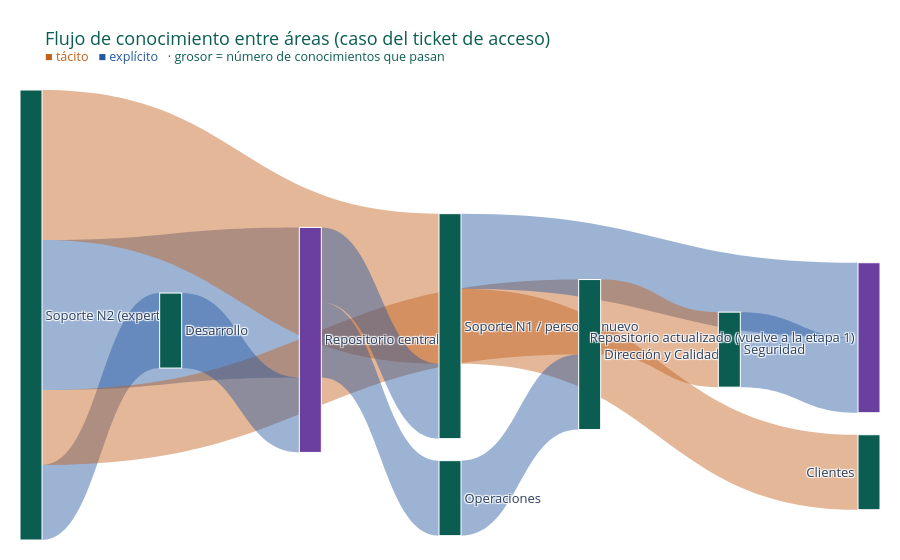

Notebook code for this chart:
### Markdown cell above
## 3. Sankey: cómo viaja el conocimiento entre áreas
Un diagrama de Sankey muestra **flujos**: cada banda va de un área origen a un área destino y su grosor indica **cuántos conocimientos distintos** pasan por ese camino en nuestro caso del ticket de acceso.

El color de la banda indica el **tipo de conocimiento**: 🟧 naranja = tácito, 🟦 azul = explícito.
Es **interactivo**: si pasas el mouse sobre una banda, Colab te dice qué conocimiento es.

Las correcciones y la política nueva llegan a un nodo final, **"Repositorio actualizado"**, en lugar de regresar al inicio: así el diagrama se lee de izquierda a derecha y se ve que el ciclo se cierra y vuelve a empezar en la etapa 1.

### Code cell
# Cada flujo: (área origen, área destino, conocimiento que se pasa, tipo)
flujos = [
    ("Soporte N2 (experta)", "Repositorio central", "Guía con síntoma, causa y solución", "Explícito"),
    ("Soporte N2 (experta)", "Repositorio central", "Notas y logs del ticket", "Explícito"),
    ("Soporte N2 (experta)", "Soporte N1 / personal nuevo", "Forma de razonar el diagnóstico (junta diaria)", "Tácito"),
    ("Soporte N2 (experta)", "Soporte N1 / personal nuevo", "Acompañamiento en pareja", "Tácito"),
    ("Soporte N2 (experta)", "Desarrollo", "Reporte del error en el módulo de acceso", "Explícito"),
    ("Soporte N2 (experta)", "Dirección y Calidad", "Lecciones aprendidas en la retrospectiva", "Tácito"),
    ("Desarrollo", "Repositorio central", "Nota técnica del cambio en el módulo", "Explícito"),
    ("Repositorio central", "Soporte N1 / personal nuevo", "Guía encontrada con el buscador", "Explícito"),
    ("Repositorio central", "Operaciones", "Procedimiento para el runbook", "Explícito"),
    ("Soporte N1 / personal nuevo", "Clientes", "Solución adaptada al ambiente del cliente", "Tácito"),
    ("Soporte N1 / personal nuevo", "Repositorio actualizado (vuelve a la etapa 1)", "Corrección de un paso desactualizado", "Explícito"),
    ("Operaciones", "Dirección y Calidad", "Indicadores de tickets resueltos", "Explícito"),
    ("Dirección y Calidad", "Seguridad", "Decisión de cambiar la política de contraseñas", "Tácito"),
    ("Seguridad", "Repositorio actualizado (vuelve a la etapa 1)", "Política de rotación actualizada", "Explícito"),
]

# Juntamos los flujos que tienen mismo origen, destino y tipo para que formen una sola banda más gruesa
agrupados = {}
for origen, destino, que, tipo in flujos:
    clave = (origen, destino, tipo)
    agrupados.setdefault(clave, []).append(que)            # guardamos la lista de conocimientos de esa banda

# Plotly necesita que cada área sea un número (índice), así que hacemos la lista de nodos
nodos = list(dict.fromkeys([f[0] for f in flujos] + [f[1] for f in flujos]))   # áreas sin repetir, en orden
indice = {nombre: i for i, nombre in enumerate(nodos)}

color_banda = {"Tácito": "rgba(192,97,27,0.45)", "Explícito": "rgba(36,87,160,0.45)"}   # naranja / azul transparentes
color_nodo = [IAB if n.startswith("Repositorio") else VERDE for n in nodos]              # el repositorio va en morado

fig = go.Figure(go.Sankey(
    arrangement="snap",
    node=dict(label=nodos, color=color_nodo, pad=22, thickness=22,
              line=dict(color="white", width=1)),
    link=dict(
        source=[indice[o] for (o, d, t) in agrupados],          # de dónde sale cada banda
        target=[indice[d] for (o, d, t) in agrupados],          # a dónde llega
        value=[len(v) for v in agrupados.values()],             # grosor = número de conocimientos
        color=[color_banda[t] for (o, d, t) in agrupados],      # color según tácito / explícito
        customdata=[f"<b>{t}</b><br>" + "<br>".join("• " + x for x in v) for (o, d, t), v in agrupados.items()],
        hovertemplate="%{source.label} → %{target.label}<br>%{customdata}<extra></extra>",  # texto al pasar el mouse
    ),
))
fig.update_layout(
    title=dict(text="Flujo de conocimiento entre áreas (caso del ticket de acceso)<br>"
                    "<sup><span style='color:#C0611B'>■ tácito</span>   <span style='color:#2457A0'>■ explícito</span>"
                    "   · grosor = número de conocimientos que pasan</sup>", font=dict(size=18, color=VERDE)),
    font=dict(size=13), height=560, margin=dict(l=20, r=20, t=90, b=20), paper_bgcolor="white",
)
fig.show()

# Conteo rápido de cuántos conocimientos de cada tipo circulan
tacitos = sum(1 for f in flujos if f[3] == "Tácito")
print(f"Conocimientos tácitos que circulan: {tacitos}  |  explícitos: {len(flujos) - tacitos}")

### Figure 1 — Plotly figure (JSON) as saved in the notebook; plotly's stock layout.template omitted (floating-point values rounded to 4 significant figures)
{"data": [{"arrangement": "snap", "link": {"color": ["rgba(36,87,160,0.45)", "rgba(192,97,27,0.45)", "rgba(36,87,160,0.45)", "rgba(192,97,27,0.45)", "rgba(36,87,160,0.45)", "rgba(36,87,160,0.45)", "rgba(36,87,160,0.45)", "rgba(192,97,27,0.45)", "rgba(36,87,160,0.45)", "rgba(36,87,160,0.45)", "rgba(192,97,27,0.45)", "rgba(36,87,160,0.45)"], "customdata": ["<b>Explícito</b><br>• Guía con síntoma, causa y solución<br>• Notas y logs del ticket", "<b>Tácito</b><br>• Forma de razonar el diagnóstico (junta diaria)<br>• Acompañamiento en pareja", "<b>Explícito</b><br>• Reporte del error en el módulo de acceso", "<b>Tácito</b><br>• Lecciones aprendidas en la retrospectiva", "<b>Explícito</b><br>• Nota técnica del cambio en el módulo", "<b>Explícito</b><br>• Guía encontrada con el buscador", "<b>Explícito</b><br>• Procedimiento para el runbook", "<b>Tácito</b><br>• Solución adaptada al ambiente del cliente", "<b>Explícito</b><br>• Corrección de un paso desactualizado", "<b>Explícito</b><br>• Indicadores de tickets resueltos", "<b>Tácito</b><br>• Decisión de cambiar la política de contraseñas", "<b>Explícito</b><br>• Política de rotación actualizada"], "hovertemplate": "%{source.label} → %{target.label}<br>%{customdata}<extra></extra>", "source": [0, 0, 0, 0, 1, 2, 2, 3, 3, 4, 5, 6], "target": [2, 3, 1, 5, 2, 3, 4, 7, 8, 5, 6, 8], "value": [2, 2, 1, 1, 1, 1, 1, 1, 1, 1, 1, 1]}, "node": {"color": ["#0B5D51", "#0B5D51", "#6B3FA0", "#0B5D51", "#0B5D51", "#0B5D51", "#0B5D51", "#0B5D51", "#6B3FA0"], "label": ["Soporte N2 (experta)", "Desarrollo", "Repositorio central", "Soporte N1 / personal nuevo", "Operaciones", "Dirección y Calidad", "Seguridad", "Clientes", "Repositorio actualizado (vuelve a la etapa 1)"], "line": {"color": "white", "width": 1}, "pad": 22, "thickness": 22}, "type": "sankey"}], "layout": {"font": {"size": 13}, "height": 560, "margin": {"b": 20, "l": 20, "r": 20, "t": 90}, "paper_bgcolor": "white", "title": {"font": {"color": "#0B5D51", "size": 18}, "text": "Flujo de conocimiento entre áreas (caso del ticket de acceso)<br><sup><span style='color:#C0611B'>■ tácito</span>   <span style='color:#2457A0'>■ explícito</span>   · grosor = número de conocimientos que pasan</sup>"}}}
